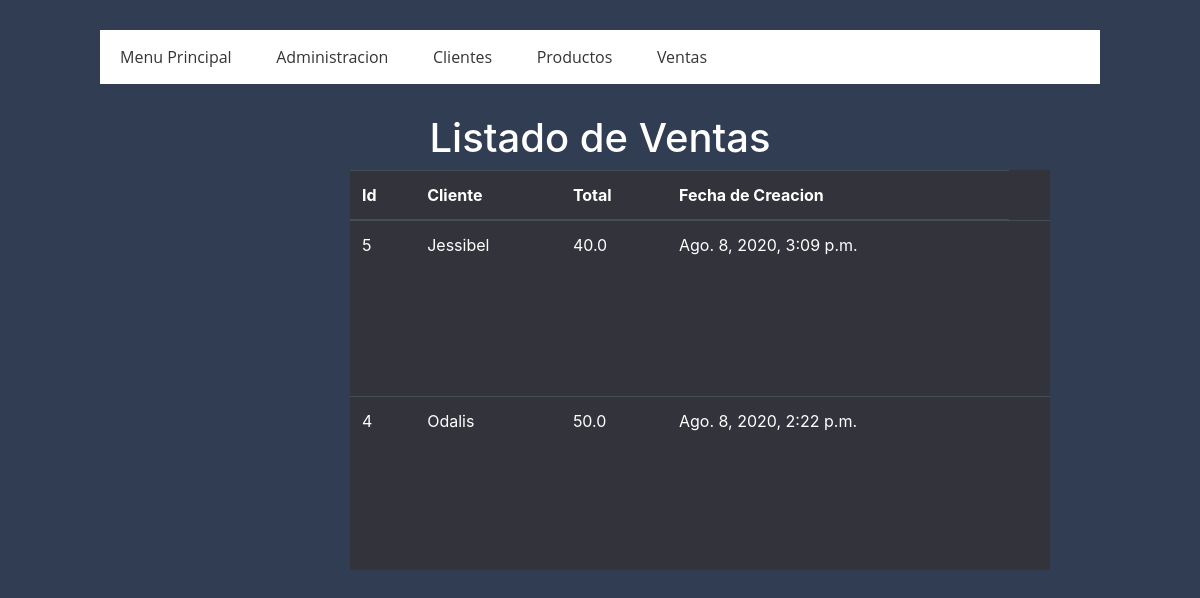
The page /listarventas/ on the database its author committed.
### app/models.py (models this page shows, shortened)
class Factura(models.Model):
    cliente = models.ForeignKey(Cliente, on_delete = models.CASCADE)
    creacion = models.DateTimeField(
        auto_now_add=True, verbose_name="Fecha Creacion")
    modificacion = models.DateTimeField(
        auto_now=True, verbose_name="Fecha Modificacion")
    total = models.FloatField(default=0)
    class Meta:
        verbose_name= 'Factura'
        verbose_name_plural= 'Factura'
        ordering= ['cliente']

class Cliente(models.Model):
    ruc = models.CharField(max_length=13)
    nombre = models.CharField(max_length=300)
    direccion = models.TextField(blank=True, null=True)
    producto = models.ManyToManyField(Producto)
    class Meta:
        verbose_name= 'Cliente'
        verbose_name_plural= 'Clientes'
        ordering= ['nombre']
    def __str__(self):
        return '{}'.format(self.nombre)

### app/views.py (the view)
# urls.py: path('listarventas/', listarVentas, name='listarventas'),
def listarVentas(request):
    factura = Factura.objects.all()
    opc = {'Menu': 'Menu Principal',
                'Producto': 'Productos','Cliente': 'Clientes','Factura':'Facturas','Venta': 'Ventas', 'facturas': factura}
    return render(request, 'listar_ventas.html', opc)

### templates/listar_ventas.html (shortened to what this page needs)
<!DOCTYPE html>
<html lang="en">
<head>
    {% load static %}
    <link href="{% static 'bootstrap/css/bootstrap.min.css' %}" rel="stylesheet">
    <link rel="stylesheet" href="{% static 'bootstrap/css/diseñolistar.css' %}">
</head>
<body>
    <header>
        <nav class="navegacion">
          <ul class="menu">
            <li><a href="/">{{Menu}}</a></li>
            <li><a href="/admin">Administracion</a></li>
            <li><a href="/cliente"> {{Cliente}}</a></li>
            <li><a href="/producto">{{Producto}}</a></li>
            <li><a href="/listarventas">{{Venta}}</a></li>
          </ul>
        </nav>
      </header>
    <h1>Listado de {{Venta}}</h1>
    <table class="table table-hover table-dark">
        <thead>
            <tr>
                <th>Id</th>
                <th>Cliente</th>
                <th>Total</th>
                <th>Fecha de Creacion</th>
            </tr>
        </thead>
        <body>
            {% for factura in facturas %}
            <tr>
                <td>{{ factura.id }}</td>
                <td>{{ factura.cliente }}</td>
                <td>{{ factura.total }}</td>
                <td>{{ factura.creacion }}</td>
                <td>
                </td>
            </tr>
            {% endfor %}
        </body>
    </table>
</body>
</html>

### rows shown on the page
Factura: id "5", cliente "Jessibel", total "40.0", creacion "Ago. 8, 2020, 3:09 p.m."
Factura: id "4", cliente "Odalis", total "50.0", creacion "Ago. 8, 2020, 2:22 p.m."

### other values the page prints
{{ Menu }} "Menu Principal"
{{ Cliente }} "Clientes"
{{ Producto }} "Productos"
{{ Venta }} "Ventas"
